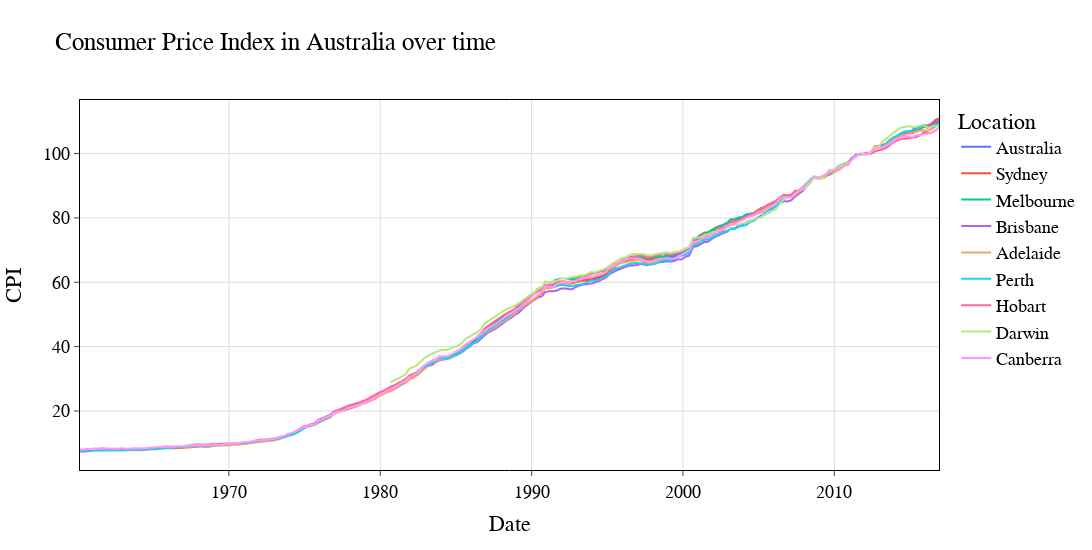

The cell this chart's notebook holds for it:
### Markdown cell above
## Consumer Price Index (CPI) over time
The time series of the CPI can be created as an html file via the command line or programmatically via the API.

Using the following commands, a time series fo the CPI can be generated via the following command:

```bash
ausdex plot-cpi [OPTIONS]
```

With the following options:
  
- `--show` / `--no-show`         Whether or not to show the figure in a browser.  [default: show]
- `--output`                    The path to where the figure will be saved. Output can be PDF, JPG, PNG or HTML based on the extension.
- `--start-date`                Date to set the beginning of the time series
                                graph. Defaults to None, which starts in
                                1948.
- `--end-date`                  Date to set the end of the time series graph
                                too. If empty, then the end date to the most
                                recent quarter.
- `--location` The location for calculating the CPI. 
    Must be one of: Australia, Sydney, Melbourne, Brisbane, Adelaide, Perth, Hobart, Darwin, Canberra. Default: Australia. 
- `--title`                     A custom title of the plot.
- `--help`                          Show the help message.
  
The same plot can be made programmatically via the API. More information found in the [API docs](reference.md):

### Code cell
from ausdex.inflation import plot_cpi_timeseries
fig_cpi = plot_cpi_timeseries(start_date=1960, end_date='12-12-2016')
fig_cpi.show()

### Figure 1 — Plotly figure (JSON) as saved in the notebook; plotly's stock layout.template omitted (floating-point values rounded to 4 significant figures; data arrays with more than 128 entries replaced by an {"elided": "..."} marker saying what was removed)
{"data": [{"hovertemplate": "variable=Australia<br>Date=%{x}<br>value=%{y}<extra></extra>", "legendgroup": "Australia", "line": {"color": "#636efa", "dash": "solid"}, "marker": {"symbol": "circle"}, "mode": "lines", "name": "Australia", "showlegend": true, "type": "scattergl", "x": {"elided": "228 str values"}, "xaxis": "x", "y": {"elided": "228 float values"}, "yaxis": "y"}, {"hovertemplate": "variable=Sydney<br>Date=%{x}<br>value=%{y}<extra></extra>", "legendgroup": "Sydney", "line": {"color": "#EF553B", "dash": "solid"}, "marker": {"symbol": "circle"}, "mode": "lines", "name": "Sydney", "showlegend": true, "type": "scattergl", "x": {"elided": "228 str values"}, "xaxis": "x", "y": {"elided": "228 float values"}, "yaxis": "y"}, {"hovertemplate": "variable=Melbourne<br>Date=%{x}<br>value=%{y}<extra></extra>", "legendgroup": "Melbourne", "line": {"color": "#00cc96", "dash": "solid"}, "marker": {"symbol": "circle"}, "mode": "lines", "name": "Melbourne", "showlegend": true, "type": "scattergl", "x": {"elided": "228 str values"}, "xaxis": "x", "y": {"elided": "228 float values"}, "yaxis": "y"}, {"hovertemplate": "variable=Brisbane<br>Date=%{x}<br>value=%{y}<extra></extra>", "legendgroup": "Brisbane", "line": {"color": "#ab63fa", "dash": "solid"}, "marker": {"symbol": "circle"}, "mode": "lines", "name": "Brisbane", "showlegend": true, "type": "scattergl", "x": {"elided": "228 str values"}, "xaxis": "x", "y": {"elided": "228 float values"}, "yaxis": "y"}, {"hovertemplate": "variable=Adelaide<br>Date=%{x}<br>value=%{y}<extra></extra>", "legendgroup": "Adelaide", "line": {"color": "#FFA15A", "dash": "solid"}, "marker": {"symbol": "circle"}, "mode": "lines", "name": "Adelaide", "showlegend": true, "type": "scattergl", "x": {"elided": "228 str values"}, "xaxis": "x", "y": {"elided": "228 float values"}, "yaxis": "y"}, {"hovertemplate": "variable=Perth<br>Date=%{x}<br>value=%{y}<extra></extra>", "legendgroup": "Perth", "line": {"color": "#19d3f3", "dash": "solid"}, "marker": {"symbol": "circle"}, "mode": "lines", "name": "Perth", "showlegend": true, "type": "scattergl", "x": {"elided": "228 str values"}, "xaxis": "x", "y": {"elided": "228 float values"}, "yaxis": "y"}, {"hovertemplate": "variable=Hobart<br>Date=%{x}<br>value=%{y}<extra></extra>", "legendgroup": "Hobart", "line": {"color": "#FF6692", "dash": "solid"}, "marker": {"symbol": "circle"}, "mode": "lines", "name": "Hobart", "showlegend": true, "type": "scattergl", "x": {"elided": "228 str values"}, "xaxis": "x", "y": {"elided": "228 float values"}, "yaxis": "y"}, {"hovertemplate": "variable=Darwin<br>Date=%{x}<br>value=%{y}<extra></extra>", "legendgroup": "Darwin", "line": {"color": "#B6E880", "dash": "solid"}, "marker": {"symbol": "circle"}, "mode": "lines", "name": "Darwin", "showlegend": true, "type": "scattergl", "x": {"elided": "228 str values"}, "xaxis": "x", "y": {"elided": "228 float values"}, "yaxis": "y"}, {"hovertemplate": "variable=Canberra<br>Date=%{x}<br>value=%{y}<extra></extra>", "legendgroup": "Canberra", "line": {"color": "#FF97FF", "dash": "solid"}, "marker": {"symbol": "circle"}, "mode": "lines", "name": "Canberra", "showlegend": true, "type": "scattergl", "x": {"elided": "228 str values"}, "xaxis": "x", "y": {"elided": "228 float values"}, "yaxis": "y"}], "layout": {"font": {"color": "black", "family": "Linux Libertine Display O", "size": 18}, "height": 550, "legend": {"title": {"text": "Location"}, "tracegroupgap": 0}, "plot_bgcolor": "white", "title": {"font": {"color": "black"}, "text": "Consumer Price Index in Australia over time"}, "width": 1200, "xaxis": {"anchor": "y", "domain": [0, 1], "gridcolor": "#dddddd", "linecolor": "black", "linewidth": 1, "mirror": true, "showline": true, "ticks": "outside", "title": {"text": "Date"}}, "yaxis": {"anchor": "x", "domain": [0, 1], "gridcolor": "#dddddd", "linecolor": "black", "linewidth": 1, "mirror": true, "showline": true, "ticks": "outside", "title": {"text": "CPI"}}}}
